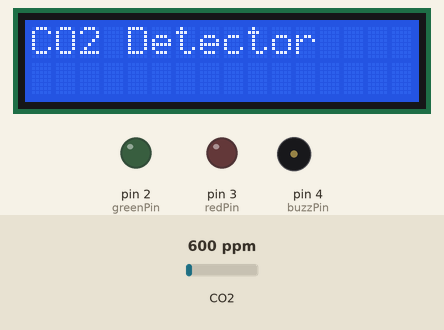
Recording of a sketch running on a simulated Arduino Uno, built with avr-gcc and run on an emulated ATmega328P. Parts: 16×2 character LCD, output pins drawn as LEDs (lit = HIGH), buzzer (waves = sounding, pin HIGH). The inputs (shaded band) are chosen by the test bench; at power-on: CO2 600 ppm. What the sketch prints to the serial monitor is not drawn.

Above: at 1.1 s.
At 3.1 s:
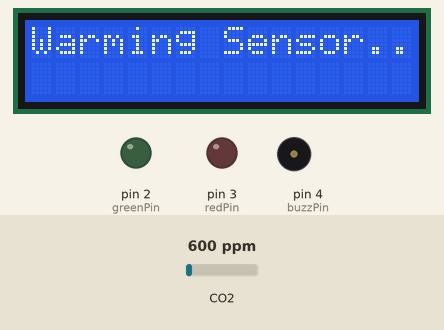
At 33.2 s:
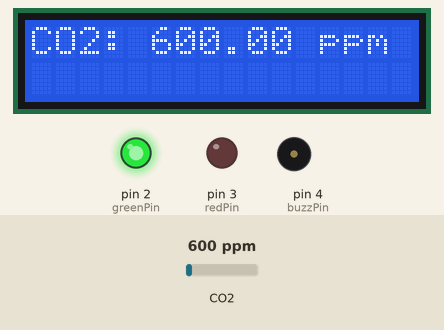
Timing chart, 0 to 34.7 s (numbered marks = the images above):
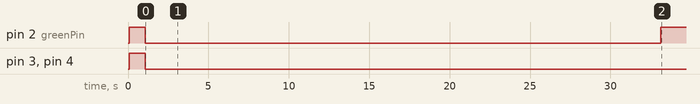

Measured:
- by itself, pin 2 (greenPin): HIGH → LOW at 1.1 s, → HIGH 32.1 s later
- what the display in image 0 shows lasts 2.0 s, from 1.1 s to 3.1 s
- what the display in image 1 shows lasts 30.0 s, from 3.1 s to 33.1 s

The sketch:

e3.ino
```cpp
#include <MQ135.h>
#include <Wire.h>
#include <LiquidCrystal_I2C.h>

// I2C LCD Setup
LiquidCrystal_I2C lcd(0x27, 16, 2);

// Sensor Pin
int Analog_Input = A0;
MQ135 mq135(Analog_Input);

// Buzzer and LED Pins
int buzzPin = 4;   // Buzzer
int redPin = 3;    // Red LED (High CO2)
int greenPin = 2;  // Green LED (Safe CO2)

// Calibration Constants
#define MIN_CALIBRATION 255   // Ensuring readings do not go below this value
#define RZERO_CALIBRATION 76.63  // Adjust based on actual sensor calibration
#define CO2_BASELINE 400         // Outdoor air CO2 concentration in ppm
#define CO2_THRESHOLD 1000       // Alert threshold for CO2 (adjustable)

// Temperature & Humidity Correction Factors
float temperature = 25.0;  // Default temperature (update with a sensor)
float humidity = 50.0;     // Default humidity (update with a sensor)

void setup() {
    Serial.begin(9600);
    lcd.init();
    lcd.backlight();
    mq135.begin();

    pinMode(buzzPin, OUTPUT);
    pinMode(redPin, OUTPUT);
    pinMode(greenPin, OUTPUT);

    // Initial LED & Buzzer Test
    digitalWrite(greenPin, HIGH);
    digitalWrite(redPin, HIGH);
    digitalWrite(buzzPin, HIGH);
    delay(1000);
    digitalWrite(greenPin, LOW);
    digitalWrite(redPin, LOW);
    digitalWrite(buzzPin, LOW);

    lcd.setCursor(0, 0);
    lcd.print("CO2 Detector");
    delay(2000);
    lcd.clear();

    Serial.println("Warming up sensor (24hr recommended)...");
    lcd.setCursor(0, 0);
    lcd.print("Warming Sensor...");
    delay(30000);  // Minimum 30s warm-up, ideally 24h (86400000ms)
    lcd.clear();
}

void loop() {
    // Read CO2 Levels with Calibration
    float co2 = mq135.getCorrectedPPM(temperature, humidity);

    // Ensure CO2 readings do not go below 255 (minimum calibration value)
    if (co2 < MIN_CALIBRATION) {
        co2 = MIN_CALIBRATION;
    }

    Serial.print("CO2: ");
    Serial.print(co2);
    Serial.println(" ppm");

    lcd.setCursor(0, 0);
    lcd.print("CO2: ");
    lcd.print(co2);
    lcd.print(" ppm");

    // CO2 Detection Logic
    if (co2 < CO2_THRESHOLD) {
        digitalWrite(greenPin, HIGH);
        digitalWrite(redPin, LOW);
        digitalWrite(buzzPin, LOW);
    } else {
        digitalWrite(greenPin, LOW);
        digitalWrite(redPin, HIGH);

        // Buzzer rings in a warning pattern
        for (int i = 0; i < 3; i++) {
            digitalWrite(buzzPin, HIGH);
            delay(250);
            digitalWrite(buzzPin, LOW);
            delay(250);
        }
    }

    delay(1000);
}
```
